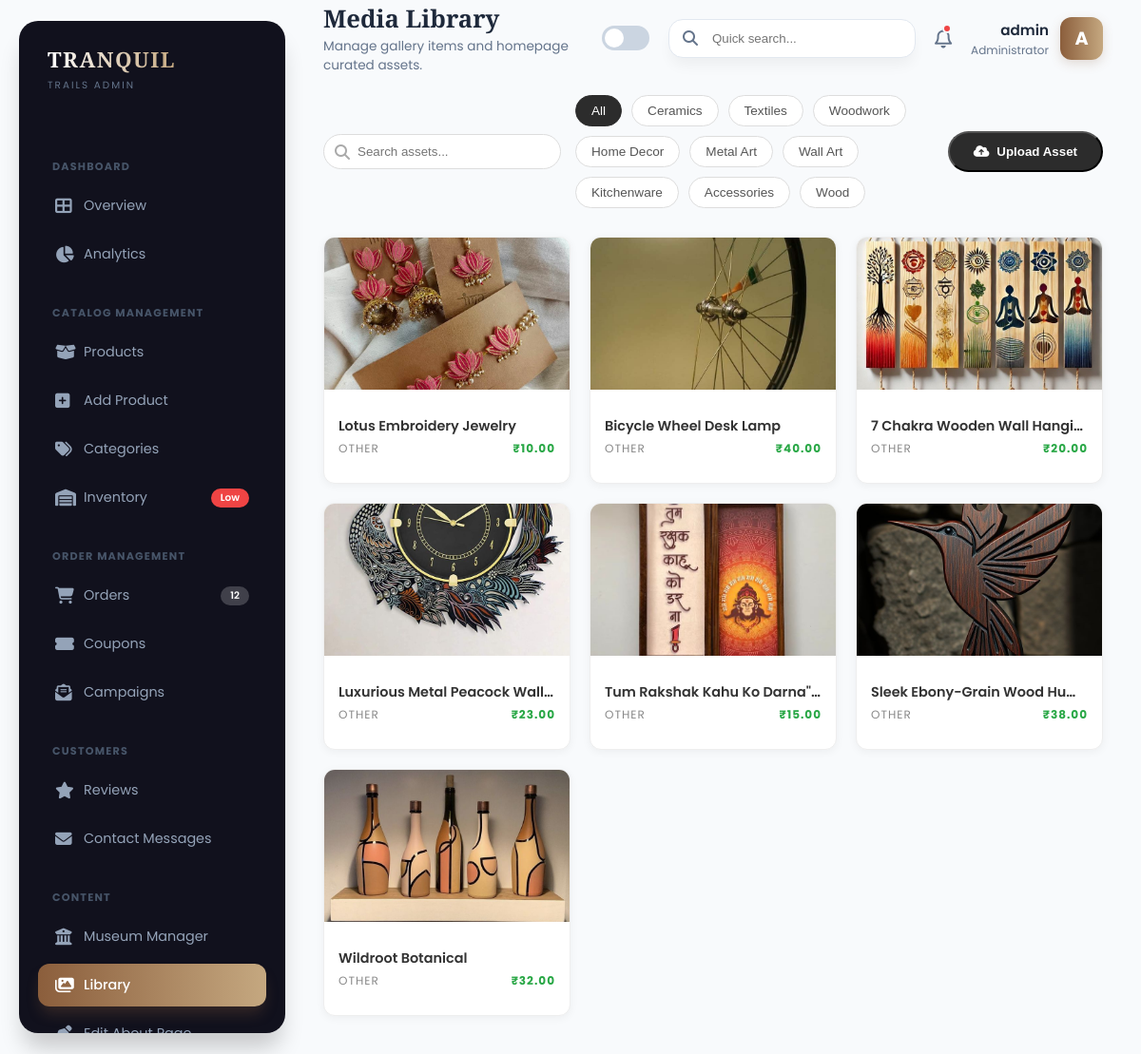
The page /admin-media/ (signed in) on the database its author committed.
### core/models.py (models this page shows, shortened)
class Category(models.Model):
    name = models.CharField(max_length=100)
    slug = models.SlugField(unique=True)
    image = models.ImageField(upload_to='categories/', blank=True, null=True)
    class Meta:
        verbose_name_plural = "Categories"

class GalleryItem(models.Model):
    CATEGORY_CHOICES = [
        ('Ceramics', 'Ceramics'),
        ('Wood', 'Woodwork'),
        ('Textiles', 'Textiles'),
        ('Other', 'Other')
    ]
    title = models.CharField(max_length=100)
    price = models.DecimalField(max_digits=10, decimal_places=2, default=0.00)
    category = models.CharField(max_length=50, choices=CATEGORY_CHOICES, default='Other')
    image = models.ImageField(upload_to='gallery/')
    created_at = models.DateTimeField(auto_now_add=True)

### core/views.py (the view, shortened to what this page needs)
# urls.py: path('admin-media/', views.admin_media, name='admin_media'),
@login_required(login_url='login')
@user_passes_test(admin_only, login_url='login')
def admin_media(request):
    gallery_items = GalleryItem.objects.all().order_by('-created_at')
    categories = Category.objects.all()
    return render(request, 'admin/media.html', {
        'gallery_items': gallery_items,
        'categories': categories
    })

### core/views.py (called while the page is built)
def admin_only(user):
    return user.is_authenticated and user.is_staff

### core/templates/admin/media.html (shortened to what this page needs)
{% extends 'admin/base_admin.html' %}
{% load static %}
{% block page_title %}Media Library{% endblock %}
{% block page_desc %}Manage gallery items and homepage curated assets.{% endblock %}
{% block content %}
<div class="fade-in-up">
    <div class="media-toolbar">
        <div style="display: flex; gap: 15px; align-items: center; flex: 1;">
            <div style="position: relative;">
                <i class="fas fa-search" style="position: absolute; left: 12px; top: 50%; transform: translateY(-50%); color: #aaa;"></i>
                <input type="text" id="mediaSearch" placeholder="Search assets..."
                       style="padding: 10px 10px 10px 35px; border: 1px solid #ddd; border-radius: 30px; width: 250px; outline: none;">
            </div>
            <div class="filter-group">
                <button class="filter-chip active" data-filter="all" onclick="filterGallery('all', this)">All</button>
                {% for cat in categories %}
                    <button class="filter-chip" data-filter="{{ cat.name|lower }}" onclick="filterGallery('{{ cat.name|lower }}', this)">{{ cat.name }}</button>
                {% endfor %}
            </div>
        </div>
        <button class="upload-trigger" onclick="openUploadModal()">
            <i class="fas fa-cloud-upload-alt"></i> Upload Asset
        </button>
    </div>
    <div class="media-grid" id="mediaGrid">
        {% for item in gallery_items %}
        <div class="asset-card"
             data-category="{{ item.category|lower }}"
             data-title="{{ item.title|default:'Untitled'|lower }}">
            <div class="asset-img-wrapper">
            </div>
            <div class="asset-info">
                <div class="asset-title">{{ item.title|default:"Untitled Asset" }}</div>
                <div class="asset-meta">
                    <span>{{ item.category }}</span>
                    {% if item.price > 0 %}
                    <span class="asset-price">₹{{ item.price }}</span>
                    {% endif %}
                </div>
            </div>
        </div>
        {% empty %}
            <div style="grid-column: 1/-1; text-align: center; padding: 50px; color: #999;">
                <i class="far fa-images" style="font-size: 3rem; margin-bottom: 10px; opacity: 0.5;"></i>
                <p>No media assets found. Upload your first one!</p>
            </div>
        {% endfor %}
    </div>
</div>
{% endblock %}

### core/templates/admin/base_admin.html (shortened to what this page needs)
{% load static %}
<!DOCTYPE html>
<html lang="en" data-theme="light"> <head>
    <link rel="stylesheet" href="https://cdnjs.cloudflare.com/ajax/libs/font-awesome/6.4.0/css/all.min.css">
</head>
<body>
    <aside class="sidebar" id="sidebar">
        <div class="logo-area">
            <div>
                <div class="logo-text">TRANQUIL</div>
                <div class="logo-sub">Trails Admin</div>
            </div>
        </div>
        <div class="nav-scroller">
            <div class="nav-category">Dashboard</div>
            <div class="nav-item">
                <a href="{% url 'admin_dashboard' %}" class="nav-link {% if request.resolver_match.url_name == 'admin_dashboard' %}active{% endif %}">
                    <i class="fas fa-th-large"></i> <span>Overview</span>
                </a>
            </div>
            <div class="nav-item">
                <a href="{% url 'admin_analytics' %}" class="nav-link {% if request.resolver_match.url_name == 'admin_analytics' %}active{% endif %}">
                    <i class="fas fa-chart-pie"></i> <span>Analytics</span>
                </a>
            </div>
            <div class="nav-category">Catalog Management</div>
            <div class="nav-item">
                <a href="{% url 'admin_products' %}" class="nav-link {% if request.resolver_match.url_name == 'admin_products' %}active{% endif %}">
                    <i class="fas fa-box-open"></i> <span>Products</span>
                </a>
            </div>
            <div class="nav-item">
                <a href="{% url 'admin_add_product' %}" class="nav-link {% if request.resolver_match.url_name == 'admin_add_product' %}active{% endif %}">
                    <i class="fas fa-plus-square"></i> <span>Add Product</span>
                </a>
            </div>
            <div class="nav-item">
                <a href="{% url 'admin_categories' %}" class="nav-link {% if request.resolver_match.url_name == 'admin_categories' %}active{% endif %}">
                    <i class="fas fa-tags"></i> <span>Categories</span>
                </a>
            </div>
            <div class="nav-item">
                <a href="{% url 'admin_inventory' %}" class="nav-link {% if request.resolver_match.url_name == 'admin_inventory' %}active{% endif %}">
                    <i class="fas fa-warehouse"></i> <span>Inventory</span>
                    <span class="badge bg-danger">Low</span>
                </a>
            </div>
            <div class="nav-category">Order Management</div>
            <div class="nav-item">
                <a href="{% url 'admin_orders' %}" class="nav-link {% if request.resolver_match.url_name == 'admin_orders' %}active{% endif %}">
                    <i class="fas fa-shopping-cart"></i> <span>Orders</span>
                    <span class="badge bg-accent">12</span>
                </a>
            </div>
             <div class="nav-item">
                <a href="{% url 'admin_discounts' %}" class="nav-link {% if request.resolver_match.url_name == 'admin_discounts' %}active{% endif %}">
                    <i class="fas fa-ticket-alt"></i> <span>Coupons</span>
                </a>
            </div>
            <div class="nav-item">
                <a href="{% url 'admin_campaigns' %}" class="nav-link {% if request.resolver_match.url_name == 'admin_campaigns' %}active{% endif %}">
                    <i class="fas fa-envelope-open-text"></i> <span>Campaigns</span>
                </a>
            </div>
            <div class="nav-category">Customers</div>
           <div class="nav-item">
                <a href="{% url 'admin_reviews' %}" class="nav-link {% if request.resolver_match.url_name == 'admin_reviews' %}active{% endif %}">
                    <i class="fas fa-star"></i> <span>Reviews</span>
                </a>
            </div>
                       <div class="nav-item">
                <a href="{% url 'admin_contact_messages' %}"
                class="nav-link {% if request.resolver_match.url_name == 'admin_contact_messages' %}active{% endif %}">
                    <i class="fas fa-envelope"></i> <span>Contact Messages</span>
                </a>
            </div>
            <div class="nav-category">Content</div>
            <div class="nav-item">
                <a href="{% url 'museum_manager' %}" class="nav-link {% if request.resolver_match.url_name == 'museum_manager' %}active{% endif %}">
                    <i class="fas fa-university"></i> <span>Museum Manager</span>
                </a>
            </div>
            <div class="nav-item">
                <a href="{% url 'admin_media' %}" class="nav-link {% if request.resolver_match.url_name == 'admin_media' %}active{% endif %}">
                    <i class="fas fa-images"></i> <span>Library</span>
                </a>
            </div>
             <div class="nav-item">
                <a href="{% url 'admin_about_editor' %}" class="nav-link {% if request.resolver_match.url_name == 'admin_about_editor' %}active{% endif %}">
                    <i class="fas fa-pen-nib"></i> <span>Edit About Page</span>
                </a>
            </div>
        </div>
    </aside>
    <div class="content-wrapper">
        <header class="top-header">
            <div class="header-left">
                <div class="page-title">
                    <h2>{% block page_title %}Dashboard{% endblock %}</h2>
                    <p>{% block page_desc %}Welcome back, Admin{% endblock %}</p>
                </div>
            </div>
            <div class="header-right">
                <div class="theme-switch-wrapper">
                    <label class="theme-switch" for="checkbox">
                        <div class="slider round">
                            <i class="fas fa-sun"></i>
                        </div>
                    </label>
                </div>
                <div class="search-box">
                    <i class="fas fa-search"></i>
                    <input type="text" placeholder="Quick search...">
                </div>
                <div class="notif-btn">
                    <i class="far fa-bell"></i>
                    <div class="notif-dot"></div>
                </div>
                <div class="user-profile">
                    <div class="user-info">
                        <span class="name">{{ user.first_name|default:user.username }}</span>
                        <span class="role">Administrator</span>
                    </div>
                    <div class="user-avatar">
                        {{ user.username|slice:":1"|upper }}
                    </div>
                </div>
            </div>
        </header>
        <div class="content-body">
            {% block content %}{% endblock %}
        </div>
    </div>
</body>
</html>

### core/templates/admin/media.html (style rules this page uses)
.media-toolbar { display: flex; justify-content: space-between; align-items: center; margin-bottom: 30px; flex-wrap: wrap; gap: 20px; }
.media-grid { display: grid; grid-template-columns: repeat(auto-fill, minmax(200px, 1fr)); gap: 20px; }
.asset-card { background: white; border-radius: 12px; overflow: hidden; box-shadow: 0 2px 10px rgba(0,0,0,0.05); transition: 0.3s; position: relative; border: 1px solid #eee; height: 260px; display: flex; flex-direction: column; }
.asset-img-wrapper { height: 160px; width: 100%; position: relative; overflow: hidden; background: #f4f4f4; }
.asset-info { padding: 15px; flex: 1; display: flex; flex-direction: column; justify-content: center; }
.asset-title { font-weight: 600; font-size: 0.9rem; color: #333; margin-bottom: 4px; white-space: nowrap; overflow: hidden; text-overflow: ellipsis; }
.asset-meta { font-size: 0.75rem; color: #888; text-transform: uppercase; letter-spacing: 1px; display: flex; justify-content: space-between; }
.asset-price { color: #28a745; font-weight: bold; }
.upload-trigger { background: #2c2c2c; color: white; padding: 12px 25px; border-radius: 30px; font-weight: 600; cursor: pointer; display: flex; align-items: center; gap: 8px; transition: 0.3s; }
.filter-group { display: flex; gap: 10px; flex-wrap: wrap; }
.filter-chip { background: white; border: 1px solid #ddd; padding: 8px 16px; border-radius: 20px; font-size: 0.85rem; color: #555; cursor: pointer; transition: 0.2s; }
.filter-chip.active, .filter-chip:hover { background: #2c2c2c; color: white; border-color: #2c2c2c; }

### rows shown on the page
Category: name "Ceramics"
Category: name "Textiles"
Category: name "Woodwork"
Category: name "Home Decor"
Category: name "Metal Art"
Category: name "Wall Art"
Category: name "Kitchenware"
Category: name "Accessories"
Category: name "Wood"
GalleryItem: title "Lotus Embroidery Jewelry", category "OTHER", price "10.00"
GalleryItem: title "Bicycle Wheel Desk Lamp", category "OTHER", price "40.00"
GalleryItem: title "7 Chakra Wooden Wall Hangi…", category "OTHER", price "20.00"
GalleryItem: title "Luxurious Metal Peacock Wall…", category "OTHER", price "23.00"
GalleryItem: title "Tum Rakshak Kahu Ko Darna\"…", category "OTHER", price "15.00"
GalleryItem: title "Sleek Ebony-Grain Wood Hu…", category "OTHER", price "38.00"
GalleryItem: title "Wildroot Botanical", category "OTHER", price "32.00"

### other values the page prints
{{ user.first_name|default:user.username }} "admin"
{{ user.username|slice:":1"|upper }} "A"
